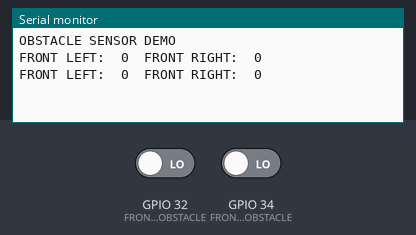
The sketch below on a simulated ESP32. Parts: the last lines printed to the serial monitor. The inputs (shaded band) are chosen by the test bench; at power-on: GPIO 32 (FRONTLEFTOBSTACLE) LOW, GPIO 34 (FRONTRIGHTOBSTACLE) LOW.

Above: at 3.2 s.
3.3 s: GPIO 32 (FRONTLEFTOBSTACLE) driven HIGH
At 4.6 s:
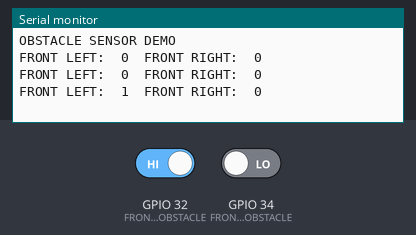
4.8 s: GPIO 34 (FRONTRIGHTOBSTACLE) driven HIGH
At 5.6 s:
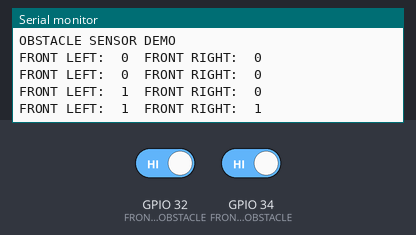
6.3 s: GPIO 32 (FRONTLEFTOBSTACLE) driven LOW
At 7.8 s:
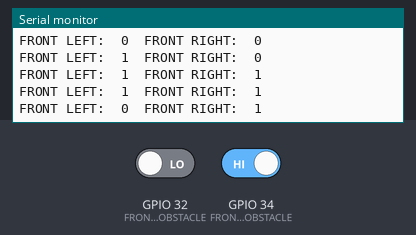

The sketch:

ObstacleSensor.ino
```cpp
//obstacle avoidance sensor
#define FRONTLEFTOBSTACLE 32
#define FRONTRIGHTOBSTACLE 34

void setup() {
  pinMode(FRONTLEFTOBSTACLE,INPUT);
  pinMode(FRONTRIGHTOBSTACLE,INPUT);
  Serial.begin(9600);
  delay(2000);
  Serial.println("\nOBSTACLE SENSOR DEMO\n");

}

void loop() {
  Serial.print("FRONT LEFT:\t");
  Serial.print(digitalRead(FRONTLEFTOBSTACLE));

  Serial.print("\tFRONT RIGHT:\t");
  Serial.println(digitalRead(FRONTRIGHTOBSTACLE));

  delay(1000);
}
```

Measured:
- after the input at 3.3 s, the serial monitor: prints a new line after 0.70 s (image 1)
- after the input at 4.8 s, the serial monitor: prints a new line after 0.20 s (image 2)
- after the input at 6.3 s, the serial monitor: prints a new line after 0.70 s (image 3)
